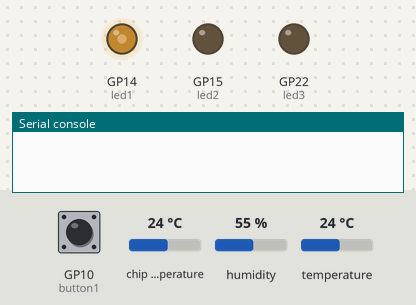
Bench run of a program on a simulated Raspberry Pi Pico running MicroPython. Parts: output pins drawn as LEDs (lit = HIGH), the last lines printed to the serial console. Dashed ring = blinking. The test bench sets the inputs (shaded band); at power-on: GP10 (button1) LOW, chip temperature 24 °C, humidity 55 %, temperature 24 °C. Threads take turns every 2 ms.

Above: at 1.2 s.
1.3 s: GP10 (button1) pulled HIGH for 0.25 s
At 1.66 s:
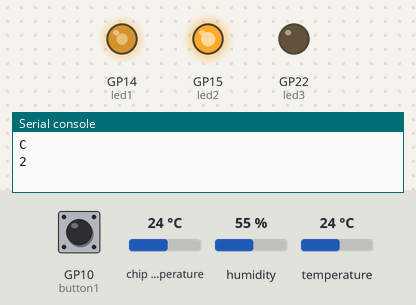
4.8 s: GP10 (button1) pulled HIGH for 1 s
At 6.1 s:
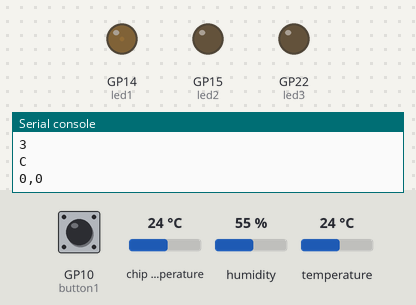
9.6 s: GP10 (button1) pulled HIGH for 0.25 s
At 12.0 s:
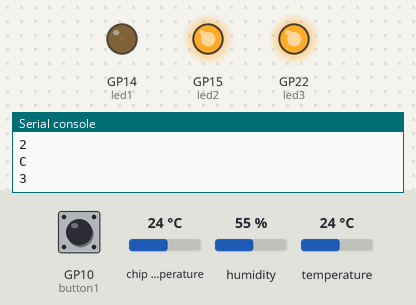
14.0 s: GP10 (button1) pulled HIGH for 0.25 s
At 24.7 s:
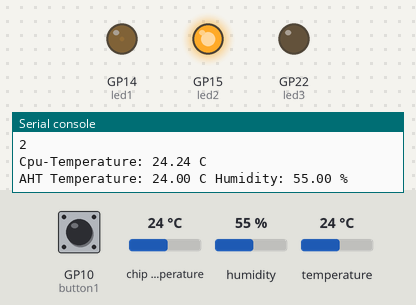
26.6 s: GP10 (button1) pulled HIGH for 3.2 s
At 27.42 s:
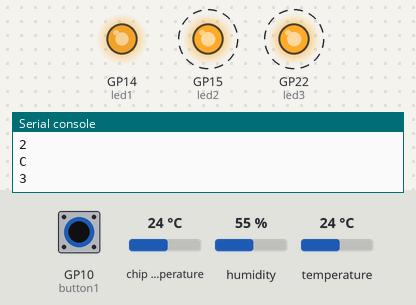
Timing chart, 0 to 36.3 s (numbered marks = the images above; inputs shaded):
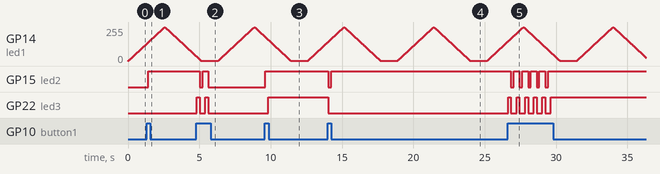

The program:

multicore_main.py
```python
from machine import Pin, PWM, ADC, I2C
from time import sleep
import _thread
import ahtx0


led1 = Pin(14, Pin.OUT)
led2 = Pin(15, Pin.OUT)
led3 = Pin(22, Pin.OUT)
button1 = Pin(10, Pin.IN, Pin.PULL_DOWN)

conversion_factor = (3.3/65535)
sensor_temp = ADC(4)

i2c = I2C(0, scl=Pin(17), sda=Pin(16), freq=400_000)
sensor = ahtx0.AHT20(i2c)


def aht_temp():
    temperature = sensor.temperature
    humidity = sensor.relative_humidity
    print("AHT Temperature: %0.2f C" % temperature+" Humidity: %0.2f %% " %humidity)

def cpu_temp():
    reading = sensor_temp.read_u16() * conversion_factor
    temperature = 27-(reading - 0.706)/0.001721
    print('Cpu-Temperature: {:.2f} C'.format(temperature))

def toggle_led():
    global button1
    global led2
    global led3
    while True:
        state_btn = button1.value()
        if state_btn == 1:
            print('C')
            state_led2 = led2.value()
            state_led3 = led3.value()
            if state_led2 == 0:
                led2.value(1)
                print('2')
            elif state_led2 == 1 and state_led3 == 0:
                led3.value(1)
                print('3')
            elif state_led2 == 1 and state_led3 == 1:
                led2.value(0)
                led3.value(0)
                print('0,0')
        sleep(0.2)

def pwm_led():
    global led1
    led_pwm = PWM(led1)
    duty_step = 129

    #Set PWM frequency
    frequency = 5000
    led_pwm.freq (frequency)

    # Increase the duty cycle gradually
    for duty_cycle in range(0, 65536, duty_step):
        led_pwm.duty_u16(duty_cycle)
        sleep(0.005)

    # Decrease the duty cycle gradually
    for duty_cycle in range(65536, 0, -duty_step):
        led_pwm.duty_u16(duty_cycle)
        sleep(0.005)
    sleep(1)

def core0():
    while True:
        pwm_led()
        cpu_temp()
        aht_temp()
try:
    # Start thread core1
    _thread.start_new_thread(toggle_led, ())
    # Start thread core2
    core0()

except KeyboardInterrupt:
    print("Keyboard interrupt")
```

Measured:
- after the input at 1.3 s, GP15 (led2): LOW → HIGH after 0.12 s
- after the input at 4.8 s, GP15 (led2): HIGH → LOW after 0.22 s, → HIGH 0.20 s later, → LOW 0.40 s later; GP22 (led3): alternates HIGH for 0.20 s and LOW for 0.40 s, 4 changes in all, then stays LOW, starting at once
- after the input at 9.6 s, GP15 (led2): LOW → HIGH at once; GP22 (led3): LOW → HIGH after 0.23 s
- after the input at 14.0 s, GP15 (led2): HIGH → LOW at once, → HIGH 0.20 s later; GP22 (led3): HIGH → LOW at once
- after the input at 26.6 s, GP15 (led2): alternates HIGH for 0.40 s and LOW for 0.20 s, 10 changes in all, then stays HIGH, starting after 0.23 s; GP22 (led3): alternates HIGH for 0.20 s and LOW for 0.40 s, 11 changes in all, then stays HIGH, starting at once
